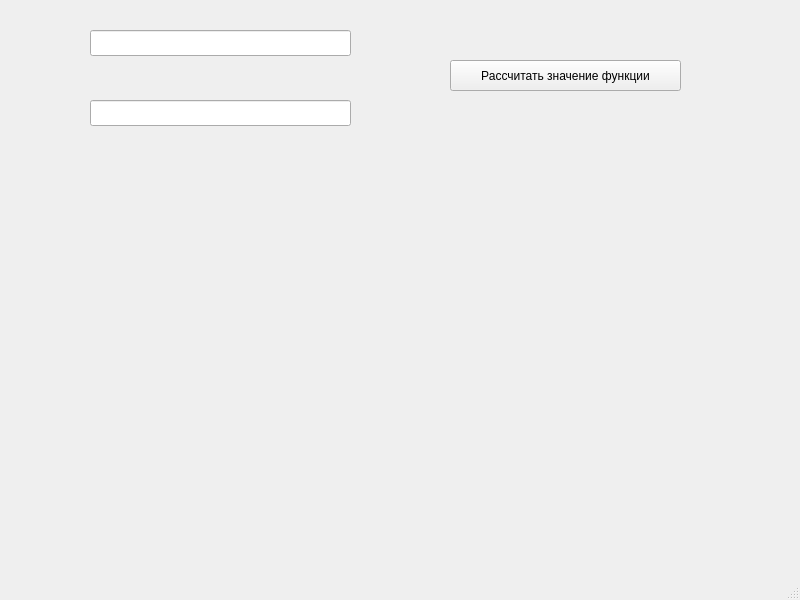
<?xml version="1.0" encoding="UTF-8"?>
<ui version="4.0">
 <class>MainWindow</class>
 <widget class="QMainWindow" name="MainWindow">
  <property name="geometry">
   <rect>
    <x>0</x>
    <y>0</y>
    <width>800</width>
    <height>600</height>
   </rect>
  </property>
  <property name="windowTitle">
   <string>MainWindow</string>
  </property>
  <widget class="QWidget" name="centralwidget">
   <widget class="QPushButton" name="pushButton">
    <property name="geometry">
     <rect>
      <x>450</x>
      <y>60</y>
      <width>231</width>
      <height>31</height>
     </rect>
    </property>
    <property name="text">
     <string>Рассчитать значение функции</string>
    </property>
   </widget>
   <widget class="QLineEdit" name="lineEdit">
    <property name="geometry">
     <rect>
      <x>90</x>
      <y>30</y>
      <width>261</width>
      <height>26</height>
     </rect>
    </property>
    <property name="text">
     <string/>
    </property>
   </widget>
   <widget class="QLineEdit" name="lineEdit_2">
    <property name="geometry">
     <rect>
      <x>90</x>
      <y>100</y>
      <width>261</width>
      <height>26</height>
     </rect>
    </property>
    <property name="text">
     <string/>
    </property>
   </widget>
   <widget class="QLabel" name="label">
    <property name="geometry">
     <rect>
      <x>120</x>
      <y>210</y>
      <width>531</width>
      <height>31</height>
     </rect>
    </property>
    <property name="text">
     <string/>
    </property>
   </widget>
  </widget>
  <widget class="QMenuBar" name="menubar">
   <property name="geometry">
    <rect>
     <x>0</x>
     <y>0</y>
     <width>800</width>
     <height>23</height>
    </rect>
   </property>
  </widget>
  <widget class="QStatusBar" name="statusbar"/>
 </widget>
 <resources/>
 <connections/>
</ui>
